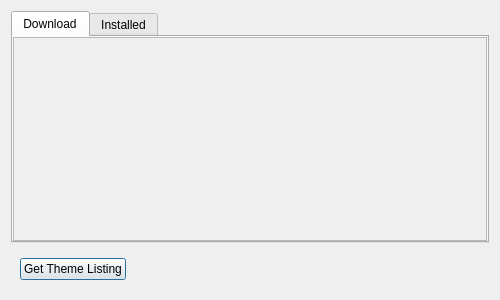
<?xml version="1.0" encoding="UTF-8"?>
<ui version="4.0">
 <class>ThemeManagerWidget</class>
 <widget class="QDialog" name="ThemeManagerWidget">
  <property name="geometry">
   <rect>
    <x>0</x>
    <y>0</y>
    <width>500</width>
    <height>300</height>
   </rect>
  </property>
  <property name="sizePolicy">
   <sizepolicy hsizetype="Minimum" vsizetype="Preferred">
    <horstretch>0</horstretch>
    <verstretch>0</verstretch>
   </sizepolicy>
  </property>
  <property name="windowTitle">
   <string>Dialog</string>
  </property>
  <layout class="QVBoxLayout" name="verticalLayout">
   <property name="sizeConstraint">
    <enum>QLayout::SetMaximumSize</enum>
   </property>
   <item>
    <widget class="QTabWidget" name="tabWidget">
     <property name="currentIndex">
      <number>0</number>
     </property>
     <widget class="QWidget" name="tab_installed">
      <attribute name="title">
       <string>Download</string>
      </attribute>
      <layout class="QHBoxLayout" name="horizontalLayout">
       <property name="margin">
        <number>0</number>
       </property>
       <item>
        <widget class="QScrollArea" name="scrollArea">
         <property name="sizePolicy">
          <sizepolicy hsizetype="Minimum" vsizetype="Expanding">
           <horstretch>0</horstretch>
           <verstretch>0</verstretch>
          </sizepolicy>
         </property>
         <property name="widgetResizable">
          <bool>true</bool>
         </property>
         <widget class="QWidget" name="scrollAreaWidgetContents">
          <property name="geometry">
           <rect>
            <x>0</x>
            <y>0</y>
            <width>468</width>
            <height>191</height>
           </rect>
          </property>
          <property name="sizePolicy">
           <sizepolicy hsizetype="Minimum" vsizetype="Preferred">
            <horstretch>0</horstretch>
            <verstretch>0</verstretch>
           </sizepolicy>
          </property>
          <layout class="QVBoxLayout" name="verticalLayout_2">
           <item>
            <layout class="QVBoxLayout" name="themeWidgets">
             <property name="sizeConstraint">
              <enum>QLayout::SetMinimumSize</enum>
             </property>
            </layout>
           </item>
          </layout>
         </widget>
        </widget>
       </item>
      </layout>
     </widget>
     <widget class="QWidget" name="tab_remote">
      <attribute name="title">
       <string>Installed</string>
      </attribute>
      <layout class="QHBoxLayout" name="horizontalLayout_3">
       <property name="margin">
        <number>0</number>
       </property>
       <item>
        <widget class="QScrollArea" name="scrollArea_2">
         <property name="sizePolicy">
          <sizepolicy hsizetype="Minimum" vsizetype="Expanding">
           <horstretch>0</horstretch>
           <verstretch>0</verstretch>
          </sizepolicy>
         </property>
         <property name="widgetResizable">
          <bool>true</bool>
         </property>
         <widget class="QWidget" name="scrollAreaWidgetContents_2">
          <property name="geometry">
           <rect>
            <x>0</x>
            <y>0</y>
            <width>468</width>
            <height>191</height>
           </rect>
          </property>
          <property name="sizePolicy">
           <sizepolicy hsizetype="Minimum" vsizetype="Preferred">
            <horstretch>0</horstretch>
            <verstretch>0</verstretch>
           </sizepolicy>
          </property>
          <layout class="QVBoxLayout" name="verticalLayout_3">
           <item>
            <layout class="QVBoxLayout" name="themeWidgets_2">
             <property name="sizeConstraint">
              <enum>QLayout::SetMinimumSize</enum>
             </property>
            </layout>
           </item>
          </layout>
         </widget>
        </widget>
       </item>
      </layout>
     </widget>
    </widget>
   </item>
   <item>
    <widget class="QWidget" name="widget" native="true">
     <layout class="QHBoxLayout" name="horizontalLayout_2">
      <item>
       <widget class="QPushButton" name="getListingButton">
        <property name="sizePolicy">
         <sizepolicy hsizetype="Fixed" vsizetype="Fixed">
          <horstretch>1</horstretch>
          <verstretch>0</verstretch>
         </sizepolicy>
        </property>
        <property name="text">
         <string>Get Theme Listing</string>
        </property>
       </widget>
      </item>
      <item>
       <spacer name="horizontalSpacer">
        <property name="orientation">
         <enum>Qt::Horizontal</enum>
        </property>
        <property name="sizeType">
         <enum>QSizePolicy::MinimumExpanding</enum>
        </property>
        <property name="sizeHint" stdset="0">
         <size>
          <width>100</width>
          <height>20</height>
         </size>
        </property>
       </spacer>
      </item>
     </layout>
    </widget>
   </item>
  </layout>
 </widget>
 <resources/>
 <connections/>
</ui>
